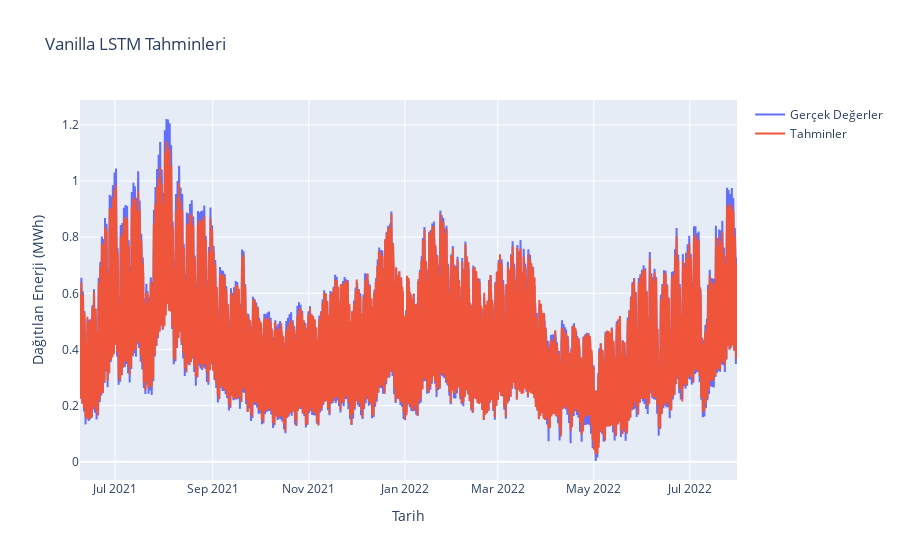

Notebook code for this chart:
### Code cell
import plotly.graph_objs as go

fig = go.Figure()

fig.add_trace(go.Scatter(x=test['Tarih'], y=y_test.flatten(),
                    mode='lines',
                    name='Gerçek Değerler'))

fig.add_trace(go.Scatter(x=test['Tarih'], y=vanilla_preds.flatten(),
                    mode='lines',
                    name='Tahminler'))

fig.update_layout(title='Vanilla LSTM Tahminleri',
                   xaxis_title='Tarih',
                   yaxis_title='Dağıtılan Enerji (MWh)')

fig.show()

### Figure 1 — Plotly figure (JSON) as saved in the notebook; plotly's stock layout.template omitted (floating-point values rounded to 4 significant figures; data arrays with more than 128 entries replaced by an {"elided": "..."} marker saying what was removed)
{"data": [{"mode": "lines", "name": "Gerçek Değerler", "type": "scatter", "x": {"elided": "10039 str values"}, "y": {"elided": "10015 float values"}}, {"mode": "lines", "name": "Tahminler", "type": "scatter", "x": {"elided": "10039 str values"}, "y": {"elided": "10015 float values"}}], "layout": {"title": {"text": "Vanilla LSTM Tahminleri"}, "xaxis": {"title": {"text": "Tarih"}}, "yaxis": {"title": {"text": "Dağıtılan Enerji (MWh)"}}}}
